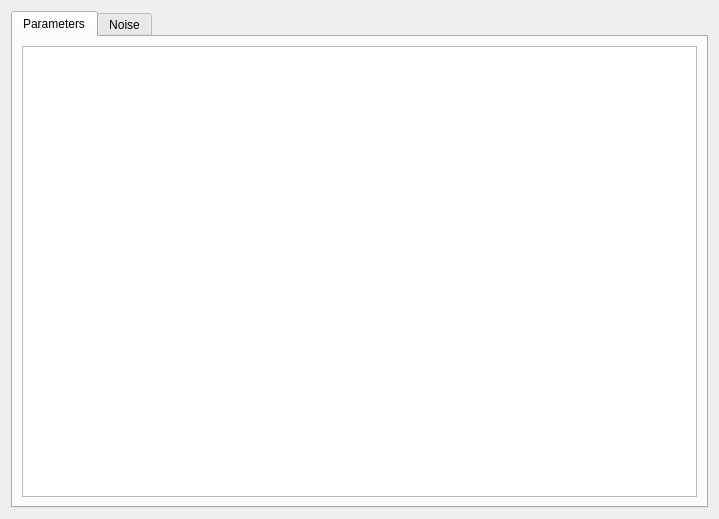
<?xml version="1.0" encoding="UTF-8"?>
<ui version="4.0">
 <class>ModelSettingsWidget</class>
 <widget class="QWidget" name="ModelSettingsWidget">
  <property name="geometry">
   <rect>
    <x>0</x>
    <y>0</y>
    <width>719</width>
    <height>519</height>
   </rect>
  </property>
  <property name="windowTitle">
   <string>Model</string>
  </property>
  <layout class="QVBoxLayout" name="verticalLayout">
   <item>
    <widget class="QTabWidget" name="tabWidget">
     <property name="currentIndex">
      <number>0</number>
     </property>
     <widget class="QWidget" name="tabParameters">
      <attribute name="title">
       <string>Parameters</string>
      </attribute>
      <layout class="QVBoxLayout" name="verticalLayout_3">
       <item>
        <widget class="QTableView" name="tableViewParameters">
         <attribute name="horizontalHeaderVisible">
          <bool>true</bool>
         </attribute>
         <attribute name="verticalHeaderVisible">
          <bool>true</bool>
         </attribute>
        </widget>
       </item>
      </layout>
     </widget>
     <widget class="QWidget" name="tabNoise">
      <attribute name="title">
       <string>Noise</string>
      </attribute>
      <layout class="QVBoxLayout" name="verticalLayout_2">
       <item>
        <layout class="QHBoxLayout" name="horizontalLayout">
         <item>
          <widget class="QPushButton" name="pushButtonAdd">
           <property name="text">
            <string>Add</string>
           </property>
          </widget>
         </item>
         <item>
          <widget class="QPushButton" name="pushButtonRemove">
           <property name="enabled">
            <bool>false</bool>
           </property>
           <property name="text">
            <string>Remove</string>
           </property>
          </widget>
         </item>
         <item>
          <spacer name="horizontalSpacer">
           <property name="orientation">
            <enum>Qt::Horizontal</enum>
           </property>
           <property name="sizeHint" stdset="0">
            <size>
             <width>40</width>
             <height>20</height>
            </size>
           </property>
          </spacer>
         </item>
        </layout>
       </item>
       <item>
        <widget class="QTableView" name="tableViewNoise">
         <property name="selectionBehavior">
          <enum>QAbstractItemView::SelectRows</enum>
         </property>
         <attribute name="verticalHeaderVisible">
          <bool>false</bool>
         </attribute>
        </widget>
       </item>
       <item>
        <widget class="QDialogButtonBox" name="buttonBox">
         <property name="standardButtons">
          <set>QDialogButtonBox::Reset</set>
         </property>
        </widget>
       </item>
      </layout>
     </widget>
    </widget>
   </item>
  </layout>
 </widget>
 <resources/>
 <connections/>
</ui>
